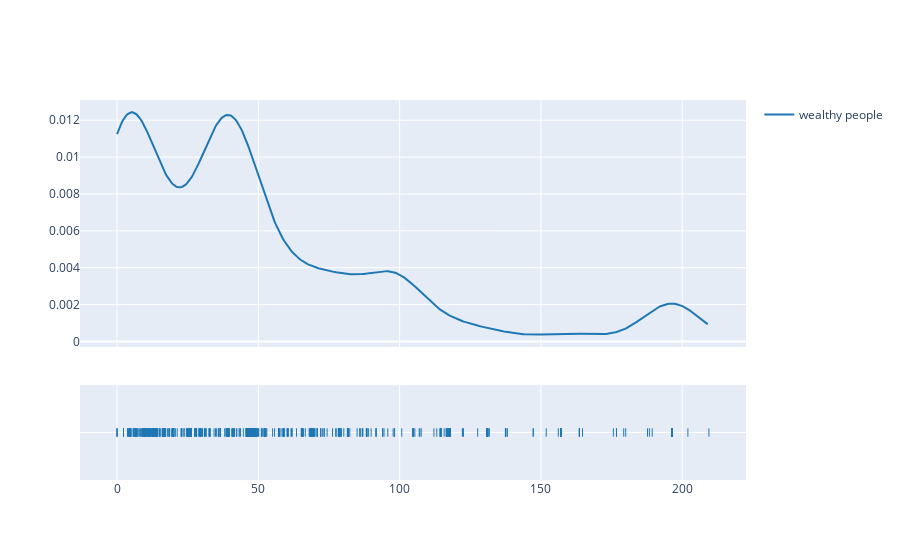

The notebook cell saved with this chart:
### Code cell
fig=ff.create_distplot([rich["quant_saved"].tolist()],["wealthy people"],show_hist=False)
fig.show()

### Figure 1 — Plotly figure (JSON) as saved in the notebook; plotly's stock layout.template omitted (floating-point values rounded to 4 significant figures; data arrays with more than 128 entries replaced by an {"elided": "..."} marker saying what was removed)
{"data": [{"legendgroup": "wealthy people", "marker": {"color": "rgb(31, 119, 180)"}, "mode": "lines", "name": "wealthy people", "showlegend": true, "type": "scatter", "x": {"elided": "500 float values"}, "xaxis": "x", "y": {"elided": "500 float values"}, "yaxis": "y"}, {"legendgroup": "wealthy people", "marker": {"color": "rgb(31, 119, 180)", "symbol": "line-ns-open"}, "mode": "markers", "name": "wealthy people", "showlegend": false, "type": "scatter", "x": {"elided": "2806 float values"}, "xaxis": "x", "y": {"elided": "2806 str values"}, "yaxis": "y2"}], "layout": {"barmode": "overlay", "hovermode": "closest", "legend": {"traceorder": "reversed"}, "xaxis": {"anchor": "y2", "domain": [0, 1], "zeroline": false}, "yaxis": {"anchor": "free", "domain": [0.35, 1], "position": 0}, "yaxis2": {"anchor": "x", "domain": [0, 0.25], "dtick": 1, "showticklabels": false}}}
